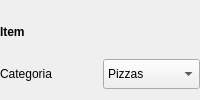
                      <widget class="QFrame" name="frame_36">
                       <property name="frameShape">
                        <enum>QFrame::NoFrame</enum>
                       </property>
                       <property name="frameShadow">
                        <enum>QFrame::Raised</enum>
                       </property>
                       <layout class="QVBoxLayout" name="verticalLayout_46">
                        <property name="leftMargin">
                         <number>0</number>
                        </property>
                        <property name="rightMargin">
                         <number>0</number>
                        </property>
                        <item>
                         <widget class="QLabel" name="label_item_pedido">
                          <property name="font">
                           <font>
                            <bold>true</bold>
                           </font>
                          </property>
                          <property name="text">
                           <string>Item</string>
                          </property>
                         </widget>
                        </item>
                        <item>
                         <layout class="QHBoxLayout" name="horizontalLayout_12">
                          <item>
                           <widget class="QLabel" name="label_4">
                            <property name="minimumSize">
                             <size>
                              <width>0</width>
                              <height>30</height>
                             </size>
                            </property>
                            <property name="text">
                             <string>Categoria</string>
                            </property>
                           </widget>
                          </item>
                          <item>
                           <widget class="QComboBox" name="combo_box_categoria_pedido">
                            <property name="minimumSize">
                             <size>
                              <width>0</width>
                              <height>30</height>
                             </size>
                            </property>
                            <item>
                             <property name="text">
                              <string>Pizzas</string>
                             </property>
                            </item>
                           </widget>
                          </item>
                         </layout>
                        </item>
                       </layout>
                      </widget>
